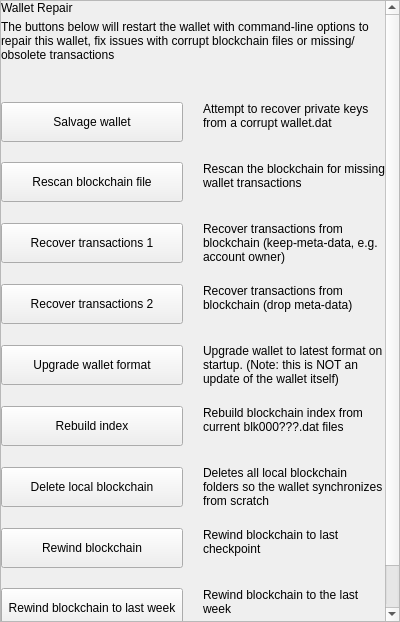
<?xml version="1.0" encoding="UTF-8"?>
<ui version="4.0">
 <class>SettingsWalletRepairWidget</class>
 <widget class="QWidget" name="SettingsWalletRepairWidget">
  <property name="geometry">
   <rect>
    <x>0</x>
    <y>0</y>
    <width>400</width>
    <height>622</height>
   </rect>
  </property>
  <property name="windowTitle">
   <string>Form</string>
  </property>
  <layout class="QHBoxLayout" name="horizontalLayout">
   <property name="spacing">
    <number>0</number>
   </property>
   <property name="leftMargin">
    <number>0</number>
   </property>
   <property name="topMargin">
    <number>0</number>
   </property>
   <property name="rightMargin">
    <number>0</number>
   </property>
   <property name="bottomMargin">
    <number>0</number>
   </property>
   <item>
    <widget class="QWidget" name="left" native="true">
     <layout class="QVBoxLayout" name="verticalLayout">
      <property name="leftMargin">
       <number>0</number>
      </property>
      <property name="topMargin">
       <number>0</number>
      </property>
      <property name="rightMargin">
       <number>0</number>
      </property>
      <property name="bottomMargin">
       <number>0</number>
      </property>
      <item>
       <widget class="QScrollArea" name="scrollStack">
        <property name="styleSheet">
         <string notr="true"/>
        </property>
        <property name="horizontalScrollBarPolicy">
         <enum>Qt::ScrollBarAlwaysOff</enum>
        </property>
        <property name="sizeAdjustPolicy">
         <enum>QAbstractScrollArea::AdjustIgnored</enum>
        </property>
        <property name="widgetResizable">
         <bool>true</bool>
        </property>
        <property name="alignment">
         <set>Qt::AlignLeading|Qt::AlignLeft|Qt::AlignTop</set>
        </property>
        <widget class="QWidget" name="scrollAreaWidgetStack">
         <property name="geometry">
          <rect>
           <x>0</x>
           <y>0</y>
           <width>398</width>
           <height>620</height>
          </rect>
         </property>
         <property name="autoFillBackground">
          <bool>true</bool>
         </property>
         <layout class="QVBoxLayout" name="verticalLayout_1">
          <property name="spacing">
           <number>0</number>
          </property>
          <property name="sizeConstraint">
           <enum>QLayout::SetDefaultConstraint</enum>
          </property>
          <property name="leftMargin">
           <number>0</number>
          </property>
          <property name="topMargin">
           <number>0</number>
          </property>
          <property name="rightMargin">
           <number>0</number>
          </property>
          <property name="bottomMargin">
           <number>0</number>
          </property>
          <item>
           <layout class="QHBoxLayout" name="horizontalLayout_3">
            <property name="spacing">
             <number>0</number>
            </property>
            <item>
             <layout class="QVBoxLayout" name="verticalLayoutTitle">
              <property name="spacing">
               <number>5</number>
              </property>
              <item>
               <widget class="QLabel" name="labelTitle">
                <property name="text">
                 <string>Wallet Repair</string>
                </property>
               </widget>
              </item>
              <item>
               <widget class="QLabel" name="labelSubtitle1">
                <property name="text">
                 <string>The buttons below will restart the wallet with command-line options to repair this wallet, fix issues with corrupt blockchain files or missing/obsolete transactions</string>
                </property>
                <property name="wordWrap">
                 <bool>true</bool>
                </property>
               </widget>
              </item>
             </layout>
            </item>
           </layout>
          </item>
          <item>
           <spacer name="verticalSpacer">
            <property name="orientation">
             <enum>Qt::Vertical</enum>
            </property>
            <property name="sizeType">
             <enum>QSizePolicy::Fixed</enum>
            </property>
            <property name="sizeHint" stdset="0">
             <size>
              <width>20</width>
              <height>40</height>
             </size>
            </property>
           </spacer>
          </item>
          <item>
           <layout class="QHBoxLayout" name="horizontalLayout_6" stretch="1,1">
            <property name="spacing">
             <number>20</number>
            </property>
            <item>
             <layout class="QVBoxLayout" name="verticalLayout_2">
              <property name="spacing">
               <number>5</number>
              </property>
              <item>
               <widget class="QPushButton" name="pushButtonSalvage">
                <property name="minimumSize">
                 <size>
                  <width>0</width>
                  <height>40</height>
                 </size>
                </property>
                <property name="maximumSize">
                 <size>
                  <width>16777215</width>
                  <height>40</height>
                 </size>
                </property>
                <property name="focusPolicy">
                 <enum>Qt::NoFocus</enum>
                </property>
                <property name="text">
                 <string>Salvage wallet</string>
                </property>
               </widget>
              </item>
             </layout>
            </item>
            <item>
             <widget class="QLabel" name="labelMessageSalvage">
              <property name="text">
               <string>Attempt to recover private keys from a corrupt wallet.dat</string>
              </property>
              <property name="alignment">
               <set>Qt::AlignLeading|Qt::AlignLeft|Qt::AlignTop</set>
              </property>
              <property name="wordWrap">
               <bool>true</bool>
              </property>
             </widget>
            </item>
           </layout>
          </item>
          <item>
           <spacer name="verticalSpacer_1">
            <property name="orientation">
             <enum>Qt::Vertical</enum>
            </property>
            <property name="sizeType">
             <enum>QSizePolicy::Fixed</enum>
            </property>
            <property name="sizeHint" stdset="0">
             <size>
              <width>20</width>
              <height>20</height>
             </size>
            </property>
           </spacer>
          </item>
          <item>
           <layout class="QHBoxLayout" name="horizontalRescan" stretch="1,1">
            <property name="spacing">
             <number>20</number>
            </property>
            <item>
             <layout class="QVBoxLayout" name="verticalRescan">
              <property name="spacing">
               <number>5</number>
              </property>
              <item>
               <widget class="QPushButton" name="pushButtonRescan">
                <property name="minimumSize">
                 <size>
                  <width>0</width>
                  <height>40</height>
                 </size>
                </property>
                <property name="maximumSize">
                 <size>
                  <width>16777215</width>
                  <height>40</height>
                 </size>
                </property>
                <property name="focusPolicy">
                 <enum>Qt::NoFocus</enum>
                </property>
                <property name="text">
                 <string>Rescan blockchain file</string>
                </property>
               </widget>
              </item>
             </layout>
            </item>
            <item>
             <widget class="QLabel" name="labelMessageRescan">
              <property name="text">
               <string>Rescan the blockchain for missing wallet transactions</string>
              </property>
              <property name="alignment">
               <set>Qt::AlignLeading|Qt::AlignLeft|Qt::AlignTop</set>
              </property>
              <property name="wordWrap">
               <bool>true</bool>
              </property>
             </widget>
            </item>
           </layout>
          </item>
          <item>
           <spacer name="verticalSpacer_2">
            <property name="orientation">
             <enum>Qt::Vertical</enum>
            </property>
            <property name="sizeType">
             <enum>QSizePolicy::Fixed</enum>
            </property>
            <property name="sizeHint" stdset="0">
             <size>
              <width>20</width>
              <height>20</height>
             </size>
            </property>
           </spacer>
          </item>
          <item>
           <layout class="QHBoxLayout" name="horizontalRecover1" stretch="1,1">
            <property name="spacing">
             <number>20</number>
            </property>
            <item>
             <layout class="QVBoxLayout" name="verticalRecover1">
              <property name="spacing">
               <number>5</number>
              </property>
              <item>
               <widget class="QPushButton" name="pushButtonRecover1">
                <property name="minimumSize">
                 <size>
                  <width>0</width>
                  <height>40</height>
                 </size>
                </property>
                <property name="maximumSize">
                 <size>
                  <width>16777215</width>
                  <height>40</height>
                 </size>
                </property>
                <property name="focusPolicy">
                 <enum>Qt::NoFocus</enum>
                </property>
                <property name="text">
                 <string>Recover transactions 1</string>
                </property>
               </widget>
              </item>
             </layout>
            </item>
            <item>
             <widget class="QLabel" name="labelMessageRecover1">
              <property name="text">
               <string>Recover transactions from blockchain (keep-meta-data, e.g. account owner)</string>
              </property>
              <property name="alignment">
               <set>Qt::AlignLeading|Qt::AlignLeft|Qt::AlignTop</set>
              </property>
              <property name="wordWrap">
               <bool>true</bool>
              </property>
             </widget>
            </item>
           </layout>
          </item>
          <item>
           <spacer name="verticalSpacer_3">
            <property name="orientation">
             <enum>Qt::Vertical</enum>
            </property>
            <property name="sizeType">
             <enum>QSizePolicy::Fixed</enum>
            </property>
            <property name="sizeHint" stdset="0">
             <size>
              <width>20</width>
              <height>20</height>
             </size>
            </property>
           </spacer>
          </item>
          <item>
           <layout class="QHBoxLayout" name="horizontalRecover2" stretch="1,1">
            <property name="spacing">
             <number>20</number>
            </property>
            <item>
             <layout class="QVBoxLayout" name="verticalRecover2" stretch="0">
              <property name="spacing">
               <number>5</number>
              </property>
              <item>
               <widget class="QPushButton" name="pushButtonRecover2">
                <property name="minimumSize">
                 <size>
                  <width>0</width>
                  <height>40</height>
                 </size>
                </property>
                <property name="maximumSize">
                 <size>
                  <width>16777215</width>
                  <height>40</height>
                 </size>
                </property>
                <property name="focusPolicy">
                 <enum>Qt::NoFocus</enum>
                </property>
                <property name="text">
                 <string>Recover transactions 2</string>
                </property>
               </widget>
              </item>
             </layout>
            </item>
            <item>
             <widget class="QLabel" name="labelMessageRecover2">
              <property name="text">
               <string>Recover transactions from blockchain (drop meta-data)</string>
              </property>
              <property name="alignment">
               <set>Qt::AlignLeading|Qt::AlignLeft|Qt::AlignTop</set>
              </property>
              <property name="wordWrap">
               <bool>true</bool>
              </property>
             </widget>
            </item>
           </layout>
          </item>
          <item>
           <spacer name="verticalSpacer_4">
            <property name="orientation">
             <enum>Qt::Vertical</enum>
            </property>
            <property name="sizeType">
             <enum>QSizePolicy::Fixed</enum>
            </property>
            <property name="sizeHint" stdset="0">
             <size>
              <width>20</width>
              <height>20</height>
             </size>
            </property>
           </spacer>
          </item>
          <item>
           <layout class="QHBoxLayout" name="horizontalUpgrade" stretch="1,1">
            <property name="spacing">
             <number>20</number>
            </property>
            <item>
             <layout class="QVBoxLayout" name="verticalUpgrade">
              <property name="spacing">
               <number>5</number>
              </property>
              <item>
               <widget class="QPushButton" name="pushButtonUpgrade">
                <property name="minimumSize">
                 <size>
                  <width>0</width>
                  <height>40</height>
                 </size>
                </property>
                <property name="maximumSize">
                 <size>
                  <width>16777215</width>
                  <height>40</height>
                 </size>
                </property>
                <property name="focusPolicy">
                 <enum>Qt::NoFocus</enum>
                </property>
                <property name="text">
                 <string>Upgrade wallet format</string>
                </property>
               </widget>
              </item>
             </layout>
            </item>
            <item>
             <widget class="QLabel" name="labelMessageUpgrade">
              <property name="text">
               <string>Upgrade wallet to latest format on startup. (Note: this is NOT an update of the wallet itself)</string>
              </property>
              <property name="alignment">
               <set>Qt::AlignLeading|Qt::AlignLeft|Qt::AlignTop</set>
              </property>
              <property name="wordWrap">
               <bool>true</bool>
              </property>
             </widget>
            </item>
           </layout>
          </item>
          <item>
           <spacer name="verticalSpacer_5">
            <property name="orientation">
             <enum>Qt::Vertical</enum>
            </property>
            <property name="sizeType">
             <enum>QSizePolicy::Fixed</enum>
            </property>
            <property name="sizeHint" stdset="0">
             <size>
              <width>20</width>
              <height>20</height>
             </size>
            </property>
           </spacer>
          </item>
          <item>
           <layout class="QHBoxLayout" name="horizontalRebuild" stretch="1,1">
            <property name="spacing">
             <number>20</number>
            </property>
            <item>
             <layout class="QVBoxLayout" name="verticalRebuild">
              <property name="spacing">
               <number>5</number>
              </property>
              <item>
               <widget class="QPushButton" name="pushButtonRebuild">
                <property name="minimumSize">
                 <size>
                  <width>0</width>
                  <height>40</height>
                 </size>
                </property>
                <property name="maximumSize">
                 <size>
                  <width>16777215</width>
                  <height>40</height>
                 </size>
                </property>
                <property name="focusPolicy">
                 <enum>Qt::NoFocus</enum>
                </property>
                <property name="text">
                 <string>Rebuild index</string>
                </property>
               </widget>
              </item>
             </layout>
            </item>
            <item>
             <widget class="QLabel" name="labelMessageRebuild">
              <property name="text">
               <string>Rebuild blockchain index from current blk000???.dat files</string>
              </property>
              <property name="alignment">
               <set>Qt::AlignLeading|Qt::AlignLeft|Qt::AlignTop</set>
              </property>
              <property name="wordWrap">
               <bool>true</bool>
              </property>
             </widget>
            </item>
           </layout>
          </item>
          <item>
           <spacer name="verticalSpacer_6">
            <property name="orientation">
             <enum>Qt::Vertical</enum>
            </property>
            <property name="sizeType">
             <enum>QSizePolicy::Fixed</enum>
            </property>
            <property name="sizeHint" stdset="0">
             <size>
              <width>20</width>
              <height>20</height>
             </size>
            </property>
           </spacer>
          </item>
          <item>
           <layout class="QHBoxLayout" name="horizontalDelete" stretch="1,1">
            <property name="spacing">
             <number>20</number>
            </property>
            <item>
             <layout class="QVBoxLayout" name="verticalDelete">
              <property name="spacing">
               <number>0</number>
              </property>
              <item>
               <widget class="QPushButton" name="pushButtonDelete">
                <property name="minimumSize">
                 <size>
                  <width>0</width>
                  <height>40</height>
                 </size>
                </property>
                <property name="maximumSize">
                 <size>
                  <width>16777215</width>
                  <height>40</height>
                 </size>
                </property>
                <property name="focusPolicy">
                 <enum>Qt::NoFocus</enum>
                </property>
                <property name="text">
                 <string>Delete local blockchain</string>
                </property>
               </widget>
              </item>
             </layout>
            </item>
            <item>
             <widget class="QLabel" name="labelMessageDelete">
              <property name="minimumSize">
               <size>
                <width>0</width>
                <height>0</height>
               </size>
              </property>
              <property name="text">
               <string>Deletes all local blockchain folders so the wallet synchronizes from scratch</string>
              </property>
              <property name="alignment">
               <set>Qt::AlignLeading|Qt::AlignLeft|Qt::AlignTop</set>
              </property>
              <property name="wordWrap">
               <bool>true</bool>
              </property>
             </widget>
            </item>
           </layout>
          </item>
          <item>
           <spacer name="verticalSpacer_7">
            <property name="orientation">
             <enum>Qt::Vertical</enum>
            </property>
            <property name="sizeType">
             <enum>QSizePolicy::Fixed</enum>
            </property>
            <property name="sizeHint" stdset="0">
             <size>
              <width>20</width>
              <height>20</height>
             </size>
            </property>
           </spacer>
          </item>
          <item>
           <layout class="QHBoxLayout" name="horizontalRewind" stretch="1,1">
            <property name="spacing">
             <number>20</number>
            </property>
            <property name="bottomMargin">
             <number>0</number>
            </property>
            <item>
             <layout class="QVBoxLayout" name="verticalRewind" stretch="0">
              <property name="spacing">
               <number>0</number>
              </property>
              <property name="rightMargin">
               <number>0</number>
              </property>
              <property name="bottomMargin">
               <number>0</number>
              </property>
              <item>
               <widget class="QPushButton" name="pushButtonRewind">
                <property name="minimumSize">
                 <size>
                  <width>0</width>
                  <height>40</height>
                 </size>
                </property>
                <property name="maximumSize">
                 <size>
                  <width>16777215</width>
                  <height>40</height>
                 </size>
                </property>
                <property name="focusPolicy">
                 <enum>Qt::NoFocus</enum>
                </property>
                <property name="text">
                 <string>Rewind blockchain</string>
                </property>
               </widget>
              </item>
             </layout>
            </item>
            <item>
             <widget class="QLabel" name="labelMessageRewind">
              <property name="text">
               <string>Rewind blockchain to last checkpoint</string>
              </property>
              <property name="alignment">
               <set>Qt::AlignLeading|Qt::AlignLeft|Qt::AlignTop</set>
              </property>
              <property name="wordWrap">
               <bool>true</bool>
              </property>
             </widget>
            </item>
           </layout>
          </item>
          <item>
           <spacer name="verticalSpacer_8">
           <property name="orientation">
            <enum>Qt::Vertical</enum>
           </property>
           <property name="sizeType">
            <enum>QSizePolicy::Fixed</enum>
           </property>
           <property name="sizeHint" stdset="0">
            <size>
             <width>20</width>
             <height>20</height>
            </size>
           </property>
          </spacer>
         </item>
         <item>
          <layout class="QHBoxLayout" name="horizontalWeekRewind" stretch="1,1">
           <property name="spacing">
            <number>20</number>
           </property>
           <property name="bottomMargin">
            <number>0</number>
           </property>
           <item>
            <layout class="QVBoxLayout" name="verticalWeekRewind" stretch="0">
             <property name="spacing">
              <number>0</number>
             </property>
             <property name="rightMargin">
              <number>0</number>
             </property>
             <property name="bottomMargin">
              <number>0</number>
             </property>
             <item>
              <widget class="QPushButton" name="pushButtonWeekRewind">
               <property name="minimumSize">
                <size>
                 <width>0</width>
                 <height>40</height>
                </size>
               </property>
               <property name="maximumSize">
                <size>
                 <width>16777215</width>
                 <height>40</height>
                </size>
               </property>
               <property name="focusPolicy">
                <enum>Qt::NoFocus</enum>
               </property>
               <property name="text">
                <string>Rewind blockchain to last week</string>
               </property>
              </widget>
             </item>
            </layout>
           </item>
           <item>
            <widget class="QLabel" name="labelMessageWeekRewind">
             <property name="text">
              <string>Rewind blockchain to the last week</string>
             </property>
             <property name="alignment">
              <set>Qt::AlignLeading|Qt::AlignLeft|Qt::AlignTop</set>
             </property>
             <property name="wordWrap">
              <bool>true</bool>
             </property>
            </widget>
           </item>
          </layout>
         </item>
         <item>
          <spacer name="verticalSpacer_9">
            <property name="orientation">
             <enum>Qt::Vertical</enum>
            </property>
            <property name="sizeType">
             <enum>QSizePolicy::Expanding</enum>
            </property>
            <property name="sizeHint" stdset="0">
             <size>
              <width>20</width>
              <height>40</height>
             </size>
            </property>
           </spacer>
          </item>
         </layout>
        </widget>
       </widget>
      </item>
     </layout>
    </widget>
   </item>
  </layout>
 </widget>
 <resources/>
 <connections/>
</ui>
